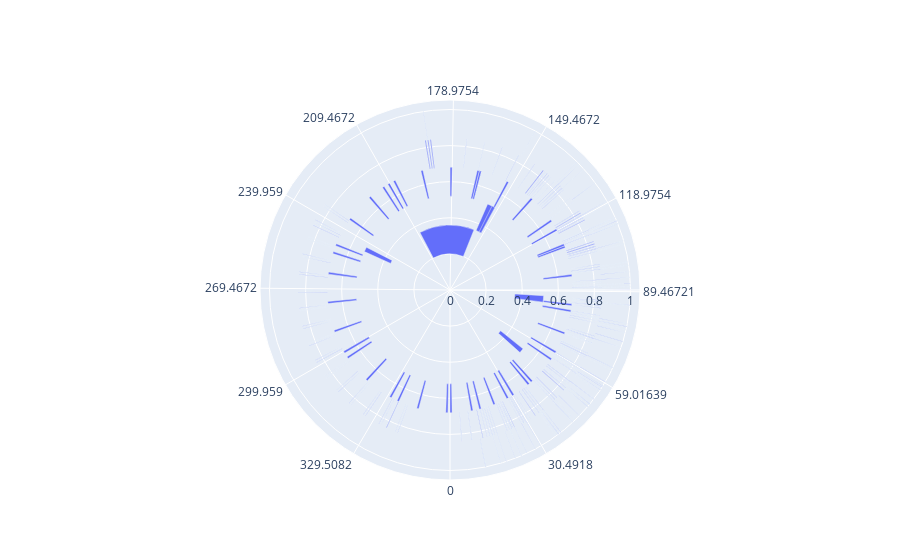

The notebook cell this image was saved under:
### Code cell
t.marker.color="red"
fig.show()

### Figure 1 — Plotly figure (JSON) as saved in the notebook; plotly's stock layout.template omitted (floating-point values rounded to 4 significant figures; data arrays with more than 128 entries replaced by an {"elided": "..."} marker saying what was removed)
{"data": [{"base": {"elided": "310 float values"}, "r": {"elided": "310 float values"}, "text": {"elided": "310 str values"}, "theta": {"elided": "310 float values"}, "type": "barpolar", "width": {"elided": "310 float values"}}], "layout": {"autosize": true, "polar": {"angularaxis": {"direction": "counterclockwise", "rotation": -90, "tickmode": "array", "tickvals": [30.49, 59.02, 89.47, 119.0, 149.5, 179.0, 209.5, 240.0, 269.5, 300.0, 329.5, 0], "type": "linear"}, "radialaxis": {"autorange": true, "range": [0, 1.053], "type": "linear"}}}}
